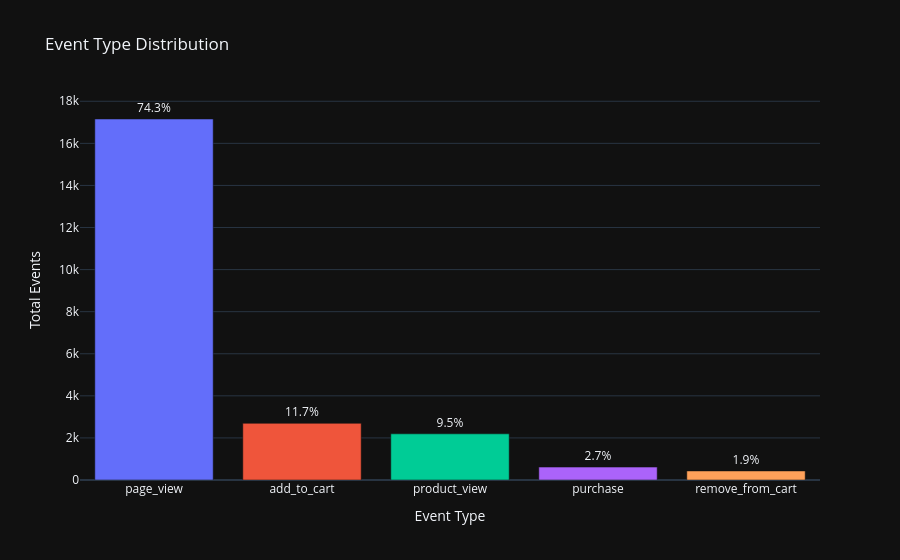

Notebook source saved alongside this figure:
### Markdown cell above
## 1. Data Overview

Baseline statistics and event-type distribution across the entire clickstream dataset.

### Code cell
# ── Dataset summary ───────────────────────────────────────────────────────────
overview = qry('''
    SELECT
        COUNT(*)                             AS total_events,
        COUNT(DISTINCT user_id)              AS unique_users,
        COUNT(DISTINCT session_id)           AS unique_sessions,
        MIN(timestamp)::DATE                 AS earliest_date,
        MAX(timestamp)::DATE                 AS latest_date,
        (MAX(timestamp) - MIN(timestamp))    AS data_span
    FROM ecommerce.clickstream_events
''')
display(overview)

# ── Event-type distribution ───────────────────────────────────────────────────
event_dist = qry('''
    SELECT
        event_type,
        COUNT(*)                                                    AS event_count,
        COUNT(DISTINCT session_id)                                  AS sessions,
        ROUND(COUNT(*) * 100.0 / SUM(COUNT(*)) OVER (), 1)         AS pct_of_events
    FROM ecommerce.clickstream_events
    GROUP BY event_type
    ORDER BY event_count DESC
''')
display(event_dist)

fig = px.bar(
    event_dist,
    x='event_type', y='event_count',
    text='pct_of_events',
    color='event_type',
    title='Event Type Distribution',
    labels={'event_type': 'Event Type', 'event_count': 'Total Events'},
    template=DARK,
)
fig.update_traces(texttemplate='%{text}%', textposition='outside')
fig.update_layout(showlegend=False, uniformtext_minsize=10, uniformtext_mode='hide')
fig.show()

### Figure 1 — Plotly figure (JSON) as saved in the notebook; plotly's stock layout.template omitted (floating-point values rounded to 4 significant figures)
{"data": [{"hovertemplate": "Event Type=%{x}<br>Total Events=%{y}<br>pct_of_events=%{text}<extra></extra>", "legendgroup": "page_view", "marker": {"color": "#636efa", "pattern": {"shape": ""}}, "name": "page_view", "orientation": "v", "showlegend": true, "text": [74.3], "textposition": "outside", "texttemplate": "%{text}%", "type": "bar", "x": ["page_view"], "xaxis": "x", "y": [17158], "yaxis": "y"}, {"hovertemplate": "Event Type=%{x}<br>Total Events=%{y}<br>pct_of_events=%{text}<extra></extra>", "legendgroup": "add_to_cart", "marker": {"color": "#EF553B", "pattern": {"shape": ""}}, "name": "add_to_cart", "orientation": "v", "showlegend": true, "text": [11.7], "textposition": "outside", "texttemplate": "%{text}%", "type": "bar", "x": ["add_to_cart"], "xaxis": "x", "y": [2693], "yaxis": "y"}, {"hovertemplate": "Event Type=%{x}<br>Total Events=%{y}<br>pct_of_events=%{text}<extra></extra>", "legendgroup": "product_view", "marker": {"color": "#00cc96", "pattern": {"shape": ""}}, "name": "product_view", "orientation": "v", "showlegend": true, "text": [9.5], "textposition": "outside", "texttemplate": "%{text}%", "type": "bar", "x": ["product_view"], "xaxis": "x", "y": [2194], "yaxis": "y"}, {"hovertemplate": "Event Type=%{x}<br>Total Events=%{y}<br>pct_of_events=%{text}<extra></extra>", "legendgroup": "purchase", "marker": {"color": "#ab63fa", "pattern": {"shape": ""}}, "name": "purchase", "orientation": "v", "showlegend": true, "text": [2.7], "textposition": "outside", "texttemplate": "%{text}%", "type": "bar", "x": ["purchase"], "xaxis": "x", "y": [614], "yaxis": "y"}, {"hovertemplate": "Event Type=%{x}<br>Total Events=%{y}<br>pct_of_events=%{text}<extra></extra>", "legendgroup": "remove_from_cart", "marker": {"color": "#FFA15A", "pattern": {"shape": ""}}, "name": "remove_from_cart", "orientation": "v", "showlegend": true, "text": [1.9], "textposition": "outside", "texttemplate": "%{text}%", "type": "bar", "x": ["remove_from_cart"], "xaxis": "x", "y": [430], "yaxis": "y"}], "layout": {"barmode": "relative", "legend": {"title": {"text": "Event Type"}, "tracegroupgap": 0}, "showlegend": false, "title": {"text": "Event Type Distribution"}, "uniformtext": {"minsize": 10, "mode": "hide"}, "xaxis": {"anchor": "y", "categoryarray": ["page_view", "add_to_cart", "product_view", "purchase", "remove_from_cart"], "categoryorder": "array", "domain": [0, 1], "title": {"text": "Event Type"}}, "yaxis": {"anchor": "x", "domain": [0, 1], "title": {"text": "Total Events"}}}}
